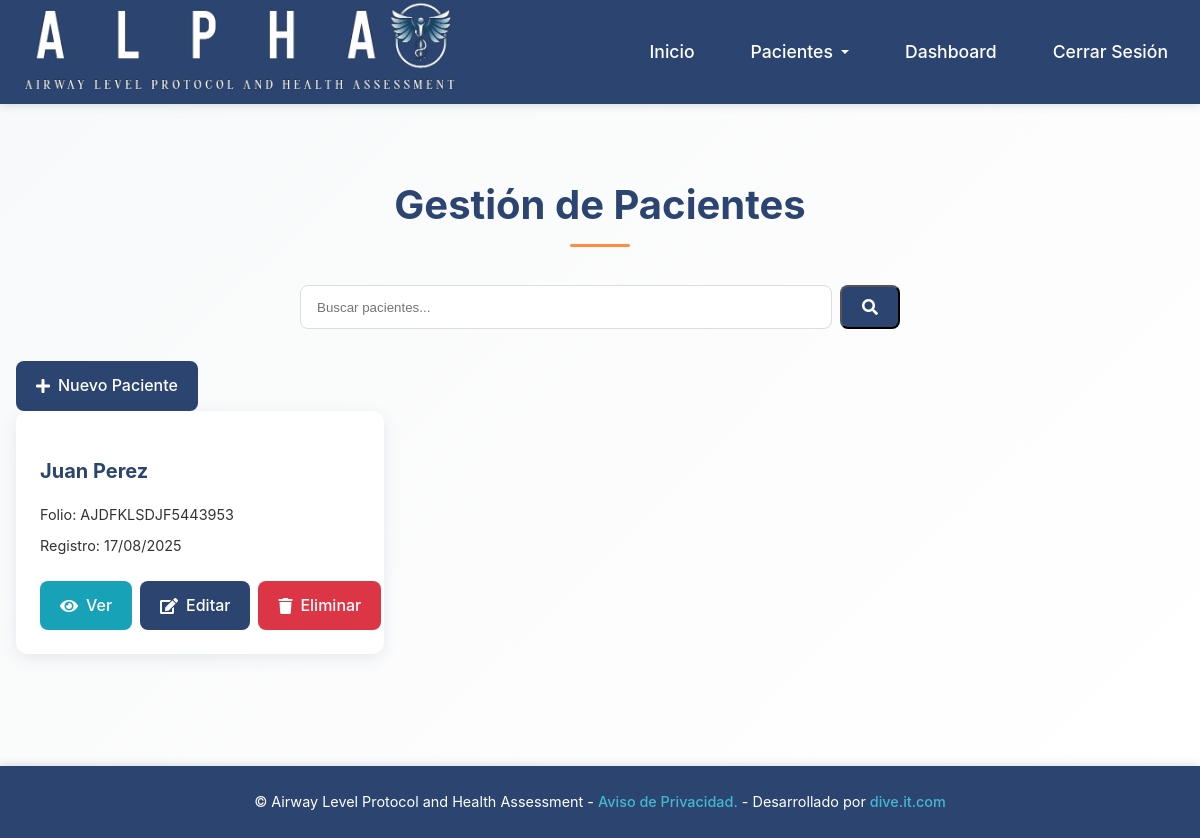
The app's page /pacientes/ (signed in) with its own data.
### website/models.py (models this page shows, shortened)
class Patient(models.Model):
    id_paciente = models.UUIDField(
        primary_key=True,
        default=uuid.uuid4,
        editable=False,
        verbose_name=_("ID Paciente")
    )
    folio_hospitalizacion = models.CharField(
        max_length=50,
        unique=True,
        verbose_name=_("Folio Hospitalización")
    )
    nombres = models.CharField(
        max_length=100,
        verbose_name=_("Nombres")
    )
    apellidos = models.CharField(
        max_length=100,
        verbose_name=_("Apellidos")
    )
    fecha_nacimiento = models.DateField(
        verbose_name=_("Fecha de Nacimiento")
    )
    medico = models.ForeignKey(
        settings.AUTH_USER_MODEL,
        on_delete=models.PROTECT,
        verbose_name=_("Médico Tratante")
    )
    codigo_barras = models.ImageField(
        upload_to='codigos_barra/%Y/%m/',
        verbose_name=_("Código de Barras")
    )
    fecha_registro = models.DateTimeField(
        auto_now_add=True,
        verbose_name=_("Fecha de Registro")
    )
    ultima_actualizacion = models.DateTimeField(
        auto_now=True,
        verbose_name=_("Última Actualización")
    )
    activo = models.BooleanField(
        default=True,
        verbose_name=_("Activo")
    )
    class Meta:
        verbose_name = _("Paciente")
        verbose_name_plural = _("Pacientes")
        ordering = ['-fecha_registro']
        indexes = [
            models.Index(fields=['folio_hospitalizacion']),
            models.Index(fields=['medico', 'fecha_registro'])
        ]

### website/views.py (the view)
# urls.py: path('pacientes/', views.patient_list, name='patient-list'),
@login_required
def patient_list(request):
    search_query = request.GET.get('q', '')
    form_type = request.GET.get('form', '')
    patients = Patient.objects.filter(medico=request.user, activo=True)
    if search_query:
        patients = patients.filter(
            Q(folio_hospitalizacion__icontains=search_query) |
            Q(nombres__icontains=search_query) |
            Q(apellidos__icontains=search_query)
        )
    context = {
        'patients': patients,
        'search_query': search_query,
        'form_type': form_type  # Pass the form type to the template
    }
    if form_type == 'pre':
        return render(request, 'presurgery_list.html', context)
    elif form_type == 'post':
        return render(request, 'postsurgery_list.html', context)
    return render(request, 'patient_list.html', context)

### website/templates/patient_list.html (shortened to what this page needs)
{% extends "base.html" %}
{% load static %}
{% block extra_css %}
<link rel="stylesheet" href="{% static 'css/patient_list.css' %}">
<link rel="stylesheet" href="https://cdnjs.cloudflare.com/ajax/libs/font-awesome/5.15.4/css/all.min.css">
{% endblock %}
{% block content %}
<section class="section patient-section">
    <div class="container">
        <div class="section-header aos-init aos-animate" data-aos="fade-up">
            <h1 class="section-title">Gestión de Pacientes</h1>
        </div>
        <div class="search-container" data-aos="fade-up" data-aos-delay="50">
            <form method="GET" class="search-form">
                <div class="input-group">
                    <input type="text" name="q" class="form-control" placeholder="Buscar pacientes..."
                           value="{{ search_query }}">
                    <button type="submit" class="btn btn-primary">
                        <i class="fas fa-search"></i>
                    </button>
                </div>
            </form>
        </div>
        <div class="add-patient-container" data-aos="fade-up" data-aos-delay="100">
            <a href="{% url 'patient-create' %}" class="btn btn-primary">
                <i class="fas fa-plus"></i> Nuevo Paciente
            </a>
        </div>
        <div class="patient-grid">
            {% for patient in patients %}
            <div class="patient-card" data-aos="fade-up" data-aos-delay="50">
                <div class="patient-info">
                    <h3>{{ patient.nombres }} {{ patient.apellidos }}</h3>
                    <p class="folio">Folio: {{ patient.folio_hospitalizacion }}</p>
                    <p class="fecha">Registro: {{ patient.fecha_registro|date:"d/m/Y" }}</p>
                </div>
                <div class="patient-actions">
                    <a href="{% url 'patient-detail' patient.id_paciente %}" class="btn btn-info">
                        <i class="fas fa-eye"></i> Ver
                    </a>
                    <a href="{% url 'patient-update' patient.id_paciente %}" class="btn btn-primary">
                        <i class="fas fa-edit"></i> Editar
                    </a>
                    <a href="{% url 'patient-delete' patient.id_paciente %}" class="btn btn-danger">
                        <i class="fas fa-trash"></i> Eliminar
                    </a>
                </div>
            </div>
            {% empty %}
            <div class="no-results">
                <p>No se encontraron pacientes</p>
            </div>
            {% endfor %}
        </div>
    </div>
</section>
{% endblock %}

### website/static/css/base.css (style rules this page uses)
:root { --primary-color: #2B4570; --secondary-color: #45B7D1; --accent-color: #16A085; --text-color: #2C3E50; --background-color: #F5F9FF; --section-bg-color: #FFFFFF; --error-color: #E74C3C; --success-color: #27AE60; }
body { font-family: 'Inter', 'Roboto', sans-serif; background-color: var(--background-color); margin: 0; padding: 0; color: var(--text-color); line-height: 1.6; }
.container { width: 100%; max-width: 1280px; margin: 0 auto; padding: 0 1.5rem; box-sizing: border-box; }
@media (max-width: 1280px) { .container { padding: 0 1rem; } }

### website/static/css/patient_list.css (style rules this page uses)
:root { --primary-color: #2B4570; --secondary-color: #45B7D1; --accent-color: #FF8C42; --danger-color: #dc3545; --success-color: #28a745; --info-color: #17a2b8; --text-color: #333; --background-color: #f8f9fa; --card-shadow: 0 4px 16px rgba(43, 69, 112, 0.1); --hover-shadow: 0 8px 24px rgba(43, 69, 112, 0.15); }
.patient-section { padding: 4rem 0; background: linear-gradient(135deg, #f8f9fa 0%, #ffffff 100%); }
.section-header { text-align: center; margin-bottom: 3rem; }
.section-title { color: var(--primary-color); font-size: 2.5rem; font-weight: 700; margin-bottom: 1rem; position: relative; }
.section-title::after { content: ''; position: absolute; bottom: -10px; left: 50%; transform: translateX(-50%); width: 60px; height: 3px; background: var(--accent-color); border-radius: 2px; }
.search-container { max-width: 600px; margin: 0 auto 2rem; }
.search-form .input-group { display: flex; gap: 0.5rem; }
.input-group .form-control { flex: 1; padding: 0.75rem 1rem; border: 1px solid #ddd; border-radius: 8px; transition: all 0.3s ease; }
.patient-grid { display: grid; grid-template-columns: repeat(auto-fill, minmax(320px, 1fr)); gap: 2rem; margin-bottom: 3rem; }
.patient-card { background: white; border-radius: 12px; padding: 1.5rem; box-shadow: var(--card-shadow); transition: all 0.3s ease; }
.patient-info h3 { color: var(--primary-color); margin-bottom: 1rem; font-size: 1.25rem; }
.patient-info p { color: var(--text-color); margin: 0.5rem 0; font-size: 0.9rem; }
.patient-actions { display: flex; gap: 0.5rem; margin-top: 1.5rem; }
.btn { display: inline-flex; align-items: center; gap: 0.5rem; padding: 0.75rem 1.25rem; border-radius: 8px; font-weight: 500; text-decoration: none; transition: all 0.3s ease; }
.btn-primary { background: var(--primary-color); color: white; }
.btn-info { background: var(--info-color); color: white; }
.btn-danger { background: var(--danger-color); color: white; }
.btn i { font-size: 1rem; }

### records on screen
Patient: nombres "Juan", apellidos "Perez", folio_hospitalizacion "AJDFKLSDJF5443953", fecha_registro "17/08/2025"
